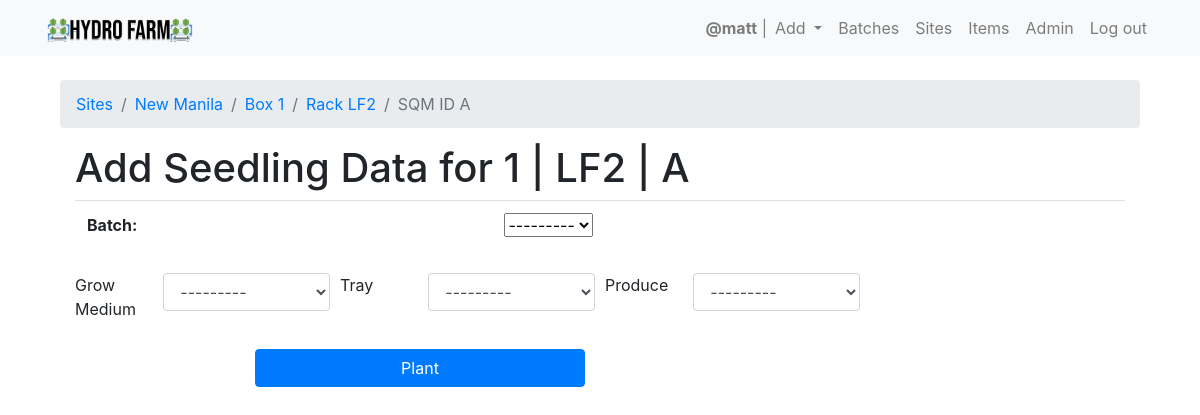
/hydro_data/box/new-manila-1/rack/lf2/sqm_id/5/add_plantdata/ (signed in), run on the app's committed database.
### hydro_data/models.py (models this page shows, shortened)
class Location(models.Model):
    bool_choices = [
        ('0','Occupied'),
        ('1','Open')
    ]
    rack = models.ForeignKey(Rack, on_delete=models.SET_NULL, null=True)
    name = models.CharField(max_length=100)
    slug = models.SlugField(allow_unicode=True,unique=True, editable=False, default='hydro_farm_sqm_id')
    x_cor = models.FloatField(blank=True,null=True)
    y_cor = models.FloatField(blank=True,null=True)
    is_open = models.CharField(
        max_length = 1,
        choices=bool_choices,
        default='1'
    )
    def __str__(self):
        try:
            return self.rack.box.name + ' | ' + self.rack.name + ' | ' + self.name
        except:
            return 'Missing Values'

class Rack(models.Model):
    box = models.ForeignKey(Box, on_delete=models.SET_NULL, null=True)
    name = models.CharField(max_length=100)
    slug = models.SlugField(allow_unicode=True, editable=False, default='hydro_farm_rack')
    x_cor = models.FloatField(blank=True,null=True)
    y_cor = models.FloatField(blank=True,null=True)

class Box(models.Model):
    site = models.ForeignKey(Site,on_delete=models.SET_NULL, null=True)
    name = models.CharField(max_length=100,unique=True)
    slug = models.SlugField(allow_unicode=True,unique=True, editable=False)
    description = models.TextField(blank=True,default='')
    description_html = models.TextField(editable=False,default='',blank=True)
    class Meta:
        verbose_name = 'box'
        verbose_name_plural = 'boxes'

class Site(models.Model):
    name = models.CharField(max_length=100,unique=True)
    slug = models.SlugField(allow_unicode=True,unique=True, editable=False)
    description = models.TextField(blank=True,default='')
    description_html = models.TextField(editable=False,default='',blank=True)

### hydro_data/views.py (the view, shortened to what this page needs)
# urls.py: path('box/<boxslug>/rack/<rackslug>/sqm_id/<int:pk>/add_plantdata/', views.add_plantdata_for_loc, name='add_plantdata_for_loc'),
@login_required
def add_plantdata_for_loc(request,**kwargs):
    template_name = 'hydro_data/add_plantingdata_for_loc.html'
    instance = get_object_or_404(models.Location,pk=kwargs['pk'])
    if request.method == 'GET':
        batchform = forms.ChooseBatchForm()
        form = forms.PlantingDataForLocForm()
    return render(request, template_name, {
        'page_title': f"Add Planting Data for SQM ID {instance.name}",
        'location': instance,
        'batchform': batchform,
        'form': form,
    })

### hydro_data/forms.py
class ChooseBatchForm(forms.Form):
    batch = forms.ModelChoiceField(queryset=models.Batch.objects.all())

class PlantingDataForLocForm(forms.ModelForm):
    class Meta:
        fields = ('growmedium','tray','produce_type',)
        model = models.PlantingData
        labels={'growmedium':'Grow Medium','tray':'Tray','produce_type':'Produce'}
        widgets={
            'growmedium': forms.Select(attrs={
                'class': 'form-control'
            }),
            'tray': forms.Select(attrs={
                'class': 'form-control'
            }),
            'produce_type': forms.Select(attrs={
                'class': 'form-control'
            })
        }

### hydro_data/models.py (called while the page is built)
    def __str__(self):
        try:
            if self.variety:
                return self.variety + ' ' + self.name
            else:
                return self.name
        except:
            return 'Missing Values'

    def __str__(self):
        try:
            return self.name
        except:
            return 'Missing Values'

    def __str__(self):
        try:
            return self.name
        except:
            return 'Missing Values'

    def __str__(self):
        return f'Batch {str(self.num)}'

### hydro_data/templates/hydro_data/add_plantingdata_for_loc.html (shortened to what this page needs)
{% extends "hydro_data/hydro_data_base.html" %}
{% block hd_content %}
<nav aria-label="breadcrumb">
<ol class="breadcrumb">
  <li class="breadcrumb-item"><a href="{% url 'hydro_data:site_list' %}">Sites</a></li>
  <li class="breadcrumb-item"><a href="{% url 'hydro_data:box_list' slug=location.rack.box.site.slug %}">{{ location.rack.box.site.name }}</a></li>
<li class="breadcrumb-item"><a href="{% url 'hydro_data:rack_tank_per_box' slug=location.rack.box.slug %}">Box {{ location.rack.box.name }}</a></li>
<li class="breadcrumb-item"><a href="{% url 'hydro_data:loc_per_rack' boxslug=location.rack.box.slug rackslug=location.rack.slug %}">Rack {{ location.rack.name }}</a></li>
<li class="breadcrumb-item active" aria-current="page">SQM ID {{ location.name }}</li>
</ol>
</nav>
<div class="container-fluid">
  <h1>Add Seedling Data for {{ location }}</h1>
  <form method="POST" action="">
    <table class='table'>
      {{ batchform.as_table }}
    </table>
    <div class="row form-row spacer">
      <div class="col-1">
        <label>{{form.growmedium.label}}</label>
      </div>
      <div class="col-2">
        <div class="input-group">
          {{ form.growmedium }}
        </div>
      </div>
      <div class="col-1">
        <label>{{form.tray.label}}</label>
      </div>
      <div class="col-2">
        <div class="input-group">
          {{ form.tray }}
        </div>
      </div>
      <div class="col-1">
        <label>{{form.produce_type.label}}</label>
      </div>
      <div class="col-2">
        <div class="input-group">
          {{ form.produce_type }}
        </div>
      </div>
    </div>
    <div class="row spacer">
      <div class="col-4 offset-2">
          <button type="submit" class="btn btn-block btn-primary">Plant</button>
      </div>
    </div>
  </form>
</div>
{% endblock %}

### templates/base.html (shortened to what this page needs)
<!DOCTYPE html>
{% load static %}
<html>
  <head>
    <link rel="stylesheet" href="{% static '/hydro_data/css/master.css' %}">
    <link rel="stylesheet" href="https://cdnjs.cloudflare.com/ajax/libs/twitter-bootstrap/4.1.3/css/bootstrap.css">
    <link rel="stylesheet" href="https://cdn.datatables.net/1.10.21/css/dataTables.bootstrap4.min.css">
    <link rel="stylesheet" href="https://stackpath.bootstrapcdn.com/bootstrap/4.1.3/css/bootstrap.min.css"
>
    <link href="https://maxcdn.bootstrapcdn.com/font-awesome/4.7.0/css/font-awesome.min.css" rel="stylesheet">
  </head>
  <body>
    <nav class="navbar navbar-expand-lg navbar-light bg-light" role="navigation" id="navbar">
      <div class="container">
        <div class="navbar-nav align-items-center">
          <a class="navbar-brand mynav" href="{% url 'home' %}"><img src="{% static "images/logo.png" %}" alt="Hydro Farm" class="img-rounded center-block" width='150'></a>
        </div>
        <div class="collapse navbar-collapse" id="navbarNav">
          <div class="navbar-nav ml-auto">
            {% if user.is_authenticated %}
            <span class="navbar-text">
              <strong>@{{ request.user }}</strong> |
            </span>
            <li class="nav-item dropdown">
              <a class="nav-link dropdown-toggle" href="#" id="navbarDropdownMenuLink" role="button" data-toggle="dropdown" aria-haspopup="true" aria-expanded="false">
                Add
              </a>
            </li>
              <a class="nav-item nav-link" href="{% url 'hydro_data:batches' %}" class="btn btn-simple">Batches</a>
              <a class="nav-item nav-link" href="{% url 'hydro_data:site_list' %}" class="btn btn-simple">Sites</a>
              {% if user.is_superuser %}
              <a class="nav-item nav-link" href="{% url 'hydro_data:items' %}" class="btn btn-simple">Items</a>
              <a class="nav-item nav-link" href="{% url 'admin:index' %}" class="btn btn-simple">Admin</a>
              {% endif %}
              <a class="nav-item nav-link" href="{% url 'logout' %}" class="btn btn-simple">Log out</a>
            {% else %}
              <a class="nav-item nav-link" href="{% url 'login' %}" class="btn btn-simple">Log in</a>
              <a class="nav-item nav-link" href="{% url 'signup' %}" class="btn btn-simple">Sign up</a>
            {% endif %}
          </div>
        </div>
      </div>
    </nav>
    <div class="container mt-4">
      {% block content %}
      {% endblock %}
    </div>
  </body>
</html>

### static/hydro_data/css/master.css (style rules this page uses)
body { padding-bottom: 120px; }
.spacer { margin-bottom: 20px; }

### data on the page
Location: rack.box.site.name "New Manila", rack.box.name "1", rack.name "LF2", name "A", rack+name "1 | LF2 | A"

### other printed values
{{ request.user }} "matt"
